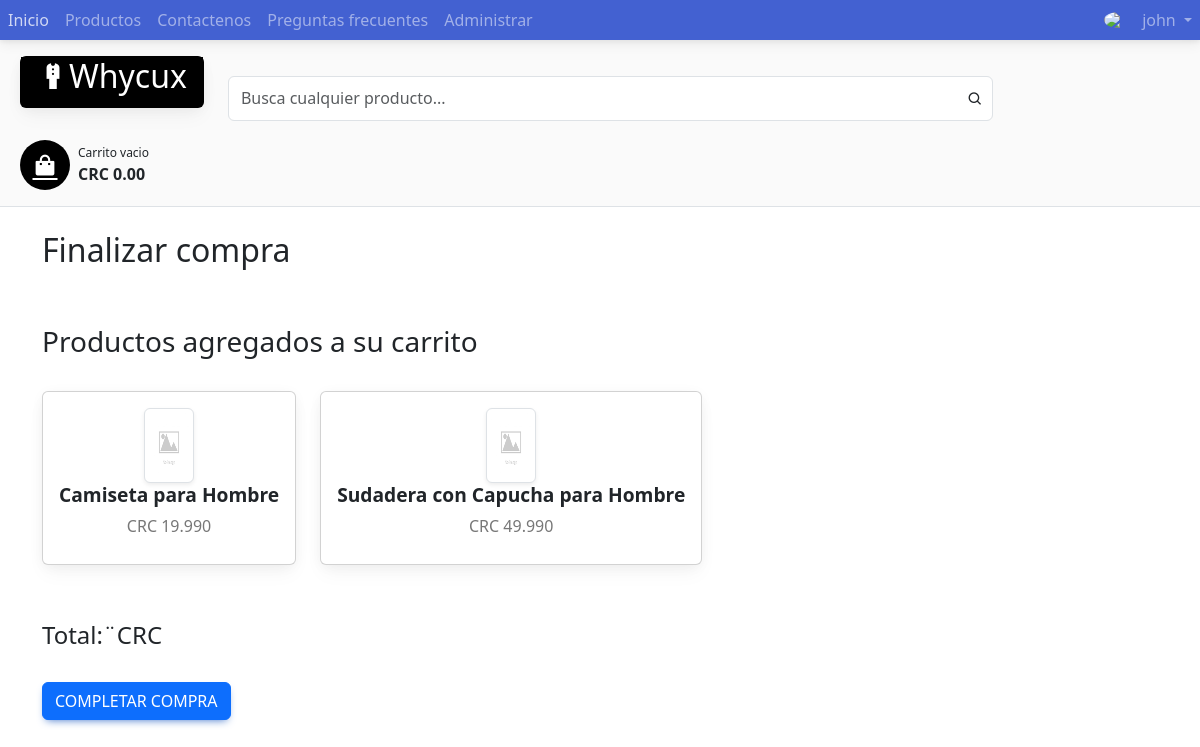
The page /checkout.php (signed in) on the database its author committed.
### tables this page shows
CREATE TABLE products (
    product_id INT(11) NOT NULL AUTO_INCREMENT,
    name VARCHAR(255) NOT NULL,
    description TEXT,
    price DECIMAL(10, 3) NOT NULL,
    category_id INT(11),
    image VARCHAR(255) DEFAULT 'assets/no_image.png',
    PRIMARY KEY (product_id)
);

### DAL/products.php (called while the page is built, shortened)
<?php
function getProductsByCartId($id)
{
    $connection = Conecta();
    $response = $connection->query("SELECT products.*
    FROM products
    JOIN cart_items ON cart_items.product_id = products.product_id
    WHERE cart_items.cart_id = '$id'");
    return $response;
}

### checkout.php (the view, shortened to what this page needs)
<!DOCTYPE html>
<html lang="en">
<head>
    <link rel="stylesheet" href="vendor/twbs/bootstrap/dist/css/bootstrap.min.css">
    <link href="https://cdn.jsdelivr.net/npm/bootstrap@5.3.0-alpha2/dist/css/bootstrap.min.css" rel="stylesheet"
>
    <link href="https://cdn.jsdelivr.net/npm/boxicons@latest/css/boxicons.min.css" rel="stylesheet">
    <link rel="stylesheet" type="text/css" href="style.css">
    <link rel="stylesheet" type="text/css" href="components/cardProduct/card.css">
    <link rel="stylesheet" type="text/css" href="css/Estilo.css">
    <link rel="stylesheet" href="https://stackpath.bootstrapcdn.com/bootstrap/4.3.1/css/bootstrap.min.css"
>
    <link rel="stylesheet" href="https://cdnjs.cloudflare.com/ajax/libs/font-awesome/6.0.0/css/all.min.css" />
    <link rel="stylesheet" href="css/mdb.min.css" />
</head>
<body>
<?php
    include 'components/navbar/navbar.php';
    ?>
    <br>
    <div class="container">
    <h2>Finalizar compra</h1>
    <br><br>
    <h3>Productos agregados a su carrito</h3>
    <br>
                <?php
            require_once "DAL/products.php";
            $cart = null;
            if (!isset($_SESSION['cart'])) {
                $cart = createCart($user_id);
            } else {
                $cart = $_SESSION['cart'];
            }
            $cart_id = $cart['cart_id'];
            $products = getProductsByCartId($cart_id);
            echo "<div class='row'>";
            if ($products->num_rows > 0) {
                while ($row = $products->fetch_assoc()) {
                    echo "<div class='col-auto'>";
                    echo  "  <div class='card'>";
                    echo  "  <div class='card-body text-center mx-auto'>";
                    echo  "  <img class='mx-auto img-thumbnail' src='{$row['image']}' width='50px' height='auto' style='min-height:75px;' />";
                    echo  "      <div class='cvp'>";
                    echo  "          <h5 class='card-title'>{$row['name']}</h5>";
                    echo  "      <p class='card-text'>CRC  {$row['price']}</p>";
                    echo  "     </div>";
                    echo  "  </div>";
                    echo "  </div>";
                    echo "</div>";
                }
            } else {
                echo "<h1>NO HAY PRODUCTOS</h1>";
            }
            echo "</div>";
            ?>
            <br>
            <h4 class="total">Total:¨CRC</h4>
            <br>
            <a href="pago.php"><button href="pago.php" class="btn btn-primary">Completar compra</button></a>
        </div>
</body>
</html>

### style.css (style rules this page uses)
body { background-color: rgb(250, 250, 250); }

### components/cardProduct/card.css (style rules this page uses)
.card { width: fit-content; }
.card-body { width: fit-content; }
.btn { border-radius: 0; }
.img-thumbnail { border: none; }
.card { box-shadow: 0 20px 40px rgba(0, 0, 0, .2); border-radius: 5px; padding-bottom: 10px; }

### css/Estilo.css (style rules this page uses)
.card { border: none; margin-bottom: 2rem; box-shadow: 0 4px 8px rgba(0, 0, 0, 0.1); }
.card-title { font-size: 1.2rem; font-weight: bold; margin-bottom: 1rem; }
.card-text { font-size: 1rem; color: #777; margin-bottom: 1.5rem; }
.btn-primary { background-color: #333; border-color: #333; font-weight: bold; transition: all 0.3s ease-in-out; }

### rows shown on the page
products: image (placeholder picture), name "Camiseta para Hombre", price "19.990"
products: image (placeholder picture), name "Sudadera con Capucha para Hombre", price "49.990"

### other values the page prints
$user['username'] "john"
